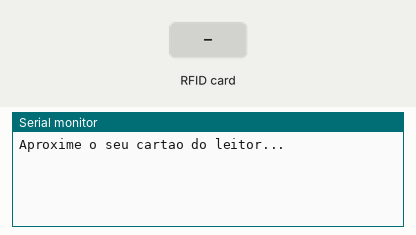
Recording of a sketch running on a simulated ESP32. Shown: the last lines printed to the serial monitor. The inputs (shaded band) are chosen by the test bench.

Above: at 1.2 s.
1.3 s: RFID card 39 C2 50 5A held to the reader
At 2.4 s:
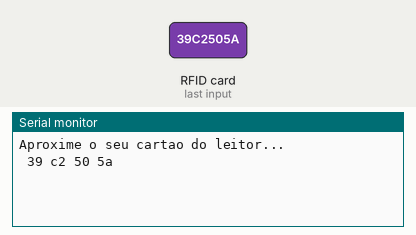
2.8 s: RFID card 5E 7A 19 C4 held to the reader
At 3.7 s:
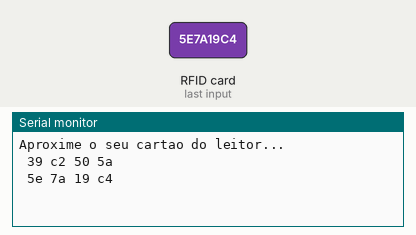

The sketch:

RFID_esp32.ino
```cpp
#include <SPI.h>
#include <MFRC522.h>

 /*            MFRC522      ESP32
 * Signal      Pin          Pin
 * -------------------------------------------------------------------------------------------------------
 * RST/Reset   RST          22
 * SPI SS      SDA(SS)      21
 * SPI MOSI    MOSI         23
 * SPI MISO    MISO         19
 * SPI SCK     SCK          18
 */

#define SS_PIN 21
#define RST_PIN 22
MFRC522 mfrc522(SS_PIN, RST_PIN);

void setup() {
  Serial.begin(115200);
  SPI.begin();
  mfrc522.PCD_Init();
  Serial.println("Aproxime o seu cartao do leitor...");
}

void loop() {
  if ((!mfrc522.PICC_IsNewCardPresent()) or (!mfrc522.PICC_ReadCardSerial())){
    return;
  }
  String conteudo= "";

  for (byte i = 0; i < mfrc522.uid.size; i++) {
    conteudo.concat(String(mfrc522.uid.uidByte[i] < 0x10 ? " 0" : " "));
    conteudo.concat(String(mfrc522.uid.uidByte[i], HEX));
  }
  if (conteudo.length() > 0) {
    Serial.println(conteudo);
    if (conteudo == "39 c2 50 5a") {
      Serial.println("Cartao reconhecido!");
    }
    delay(1000);
  }

}
```

Measured:
- after the input at 1.3 s, the serial monitor: prints a new line at once (image 1)
- after the input at 2.8 s, the serial monitor: prints a new line at once (image 2)
